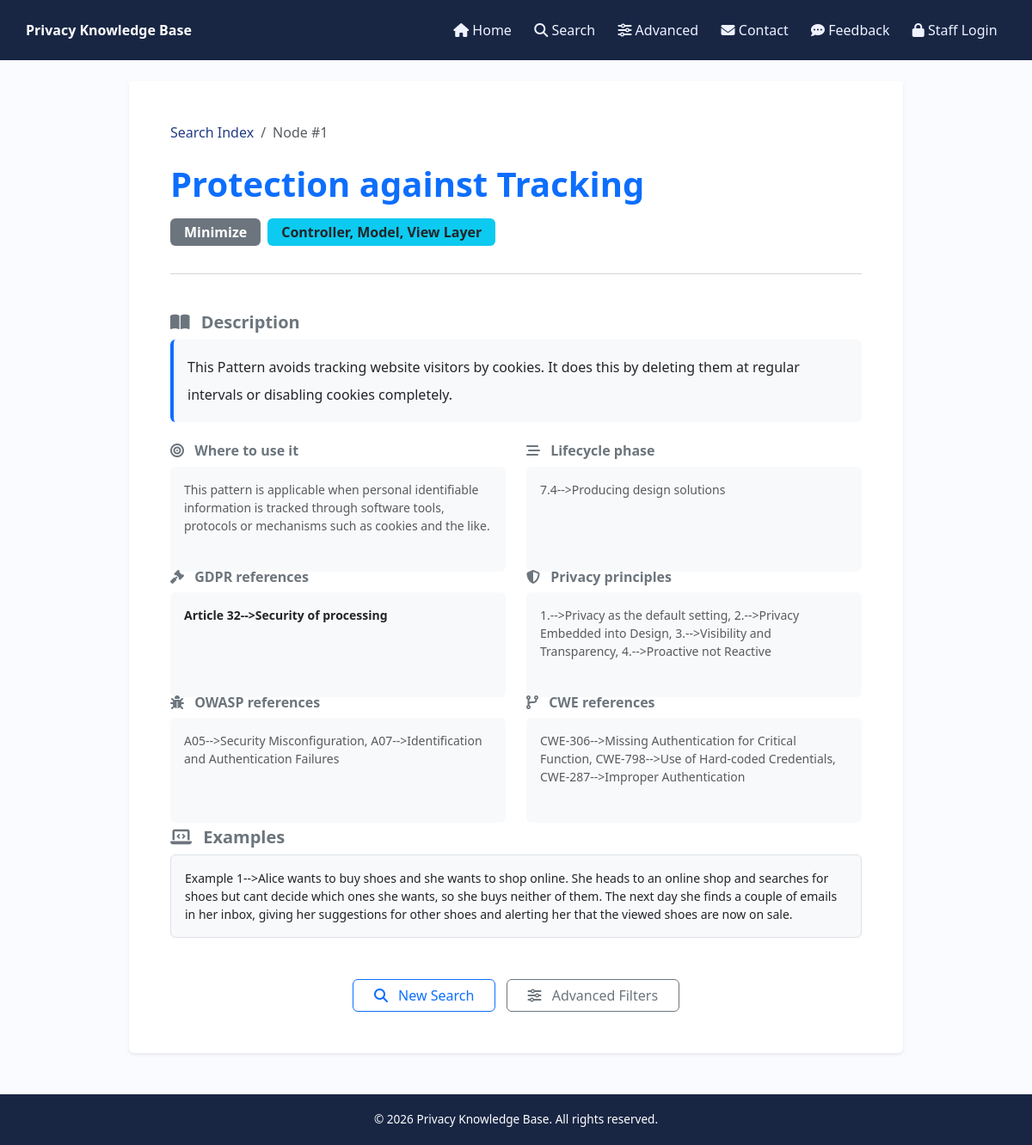
The page /pattern.php?id=1 on the database its author committed.
### tables this page shows
CREATE TABLE IF NOT EXISTS `patterns` (
    `id` INT(11) NOT NULL AUTO_INCREMENT,
    `name` VARCHAR(255) NOT NULL,
    `strategies` VARCHAR(255) DEFAULT NULL,
    `description` TEXT DEFAULT NULL,
    `context` TEXT DEFAULT NULL,
    `iso_phase` VARCHAR(255) DEFAULT NULL,
    `gdpr_article` VARCHAR(255) DEFAULT NULL,
    `privacy_principles` VARCHAR(255) DEFAULT NULL,
    `owasp_categories` VARCHAR(255) DEFAULT NULL,
    `cwe_categories` TEXT DEFAULT NULL,
    `examples` TEXT DEFAULT NULL,
    `collocazione_mvc` VARCHAR(100) DEFAULT NULL,
    `updated_at` TIMESTAMP DEFAULT CURRENT_TIMESTAMP ON UPDATE CURRENT_TIMESTAMP,
    PRIMARY KEY (`id`),
     
    FULLTEXT KEY `idx_search` (`name`, `description`, `strategies`)
);

### public/pattern.php (the view, shortened to what this page needs)
<?php
$pattern = null;
$targetId = filter_input(INPUT_GET, 'id', FILTER_VALIDATE_INT);
if ($targetId) {
    try {
        $db = Database::getInstance();
        $stmt = $db->prepare("SELECT * FROM patterns WHERE id = :id");
        $stmt->execute([':id' => $targetId]);
        $pattern = $stmt->fetch();
    } catch (\Exception $e) {
        error_log("Pattern detail lookup execution timeout: " . $e->getMessage());
    }
}
require_once __DIR__ . '/../includes/header.php';
?>
<div class="max-w-4xl mx-auto mb-6">
    <div class="card border-0 shadow-sm p-5 bg-white rounded mb-4">
        <nav aria-label="breadcrumb" class="mb-3">
            <ol class="breadcrumb small m-0">
                <li class="breadcrumb-item"><a href="/search.php" class="text-decoration-none">Search Index</a></li>
                <li class="breadcrumb-item active" aria-current="page">Node #<?= htmlspecialchars((string)$pattern['id']) ?></li>
            </ol>
        </nav>
        <div class="d-flex flex-wrap justify-content-between align-items-start gap-3 mb-3 mt-2">
            <h1 class="fw-bold text-primary m-0"><?= htmlspecialchars($pattern['name']) ?></h1>
            <div class="d-flex gap-2">
                <?php if (!empty($pattern['strategies'])): ?>
                    <span class="badge bg-secondary fs-6 px-3 py-2"><?= htmlspecialchars($pattern['strategies']) ?></span>
                <?php endif; ?>
                <?php if (!empty($pattern['collocazione_mvc'])): ?>
                    <span class="badge bg-info text-dark fs-6 px-3 py-2"><?= htmlspecialchars($pattern['collocazione_mvc']) ?> Layer</span>
                <?php endif; ?>
            </div>
        </div>
        <hr class="text-muted my-3">
        <div class="row g-4 mt-1">
            <div class="col-12">
                <h5 class="fw-bold text-secondary mb-2"><i class="fas fa-book-open me-2"></i> Description</h5>
                <p class="text-break lh-lg bg-light p-3 rounded border-start border-primary border-4 mb-0">
                    <?= nl2br(htmlspecialchars($pattern['description'] ?? 'No functional description specified.')) ?>
                </p>
            </div>
            <div class="col-md-6">
                <h6 class="fw-bold text-secondary mb-2"><i class="fas fa-bullseye me-2"></i> Where to use it</h6>
                <p class="small text-muted bg-light p-3 rounded h-100 mb-0">
                    <?= nl2br(htmlspecialchars($pattern['context'] ?? 'N/A')) ?>
                </p>
            </div>
            <div class="col-md-6">
                <h6 class="fw-bold text-secondary mb-2"><i class="fas fa-stream me-2"></i> Lifecycle phase</h6>
                <p class="small text-muted bg-light p-3 rounded h-100 mb-0">
                    <?= htmlspecialchars($pattern['iso_phase'] ?? 'Unmapped lifecycle focus') ?>
                </p>
            </div>
            <div class="col-md-6">
                <h6 class="fw-bold text-secondary mb-2"><i class="fas fa-gavel me-2"></i> GDPR references</h6>
                <p class="small fw-semibold text-dark bg-light p-3 rounded h-100 mb-0">
                    <?= htmlspecialchars($pattern['gdpr_article'] ?? 'Unmapped legal constraints') ?>
                </p>
            </div>
            <div class="col-md-6">
                <h6 class="fw-bold text-secondary mb-2"><i class="fas fa-shield-alt me-2"></i> Privacy principles</h6>
                <p class="small text-muted bg-light p-3 rounded h-100 mb-0">
                    <?= htmlspecialchars($pattern['privacy_principles'] ?? 'N/A') ?>
                </p>
            </div>
            <div class="col-md-6">
                <h6 class="fw-bold text-secondary mb-2"><i class="fas fa-bug me-2"></i> OWASP references</h6>
                <p class="small text-muted bg-light p-3 rounded h-100 mb-0 text-break">
                    <?= htmlspecialchars($pattern['owasp_categories'] ?? 'No distinct OWASP categories assigned') ?>
                </p>
            </div>
            <div class="col-md-6">
                <h6 class="fw-bold text-secondary mb-2"><i class="fas fa-code-branch me-2"></i> CWE references</h6>
                <p class="small text-muted bg-light p-3 rounded h-100 mb-0 text-break">
                    <?= htmlspecialchars($pattern['cwe_categories'] ?? 'No target CWE mappings established') ?>
                </p>
            </div>
            <div class="col-12">
                <h5 class="fw-bold text-secondary mb-2 mt-2"><i class="fas fa-laptop-code me-2"></i> Examples</h5>
                <div class="bg-light p-3 rounded border">
                    <?php if (empty($pattern['examples'])): ?>
                        <span class="small text-muted">No examples recorded.</span>
                    <?php else: ?>
                        <p class="small text-break mb-0 lh-base">
                            <?= nl2br(htmlspecialchars($pattern['examples'])) ?>
                        </p>
                    <?php endif; ?>
                </div>
            </div>
        </div>
        <div class="text-center mt-5">
            <a href="/search.php" class="btn btn-outline-primary px-4 me-2"><i class="fas fa-search me-2"></i> New Search</a>
            <a href="/advanced-search.php" class="btn btn-outline-secondary px-4"><i class="fas fa-sliders-h me-2"></i> Advanced Filters</a>
        </div>
    </div>
</div>
<?php require_once __DIR__ . '/../includes/footer.php'; ?>

### public/styles.css (style rules this page uses)
:root { --ink: #19243b; --accent: #243d86; --paper: #fafbff; --line: #dce2f1; }
body { color: var(--ink); background: var(--paper); font-family: system-ui, sans-serif; min-height: 100vh; display: flex; flex-direction: column; }
.max-w-4xl { max-width: 900px; }
:where(a, button, input, select, textarea):focus-visible { outline: 3px solid #a33c00 !important; outline-offset: 3px; }
main a:not(.btn) { color: #243d86; }

### rows shown on the page
patterns: id "1", name "Protection against Tracking", strategies "Minimize", collocazione_mvc "Controller, Model, View", description "This Pattern avoids tracking website visitors by cookies. It does this by deleting them at regular intervals or disabling cookies completely.", context "This pattern is applicable when personal identifiable information is tracked through software tools, protocols or mechanisms such as cookies and the like.", iso_phase "7.4-->Producing design solutions", gdpr_article "Article 32-->Security of processing", privacy_principles "1.-->Privacy as the default setting, 2.-->Privacy Embedded into Design, 3.-->Visibility and Transparency, 4.-->Proactive not Reactive", owasp_categories "A05-->Security Misconfiguration, A07-->Identification and Authentication Failures", cwe_categories "CWE-306-->Missing Authentication for Critical Function, CWE-798-->Use of Hard-coded Credentials, CWE-287-->Improper Authentication", examples "Example 1-->Alice wants to buy shoes and she wants to shop online. She heads to an online shop and searches for shoes but cant decide which ones she wants, so she buys neither of them. The next day she finds a couple of emails in her inbox, giving her suggestions for other shoes and alerting her that the viewed shoes are now on sale."
